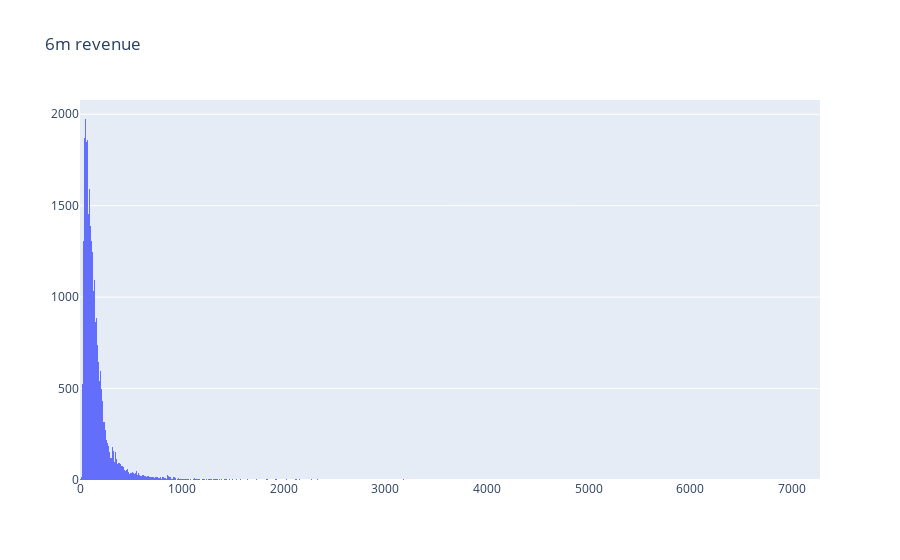

The notebook cell saved with this chart:
### Code cell
#plot LTV histogram
plot_6m_data = [
    go.Histogram(
        x=revenue_6m_bycus['m6_revenue']
    )
]

plot_layout = go.Layout(
        title='6m revenue'
    )
fig = go.Figure(data=plot_6m_data, layout=plot_layout)
pyoff.iplot(fig)

### Figure 1 — Plotly figure (JSON) as saved in the notebook; plotly's stock layout.template omitted (floating-point values rounded to 4 significant figures; data arrays with more than 128 entries replaced by an {"elided": "..."} marker saying what was removed)
{"data": [{"type": "histogram", "x": {"elided": "28425 float values"}}], "layout": {"title": {"text": "6m revenue"}}}
